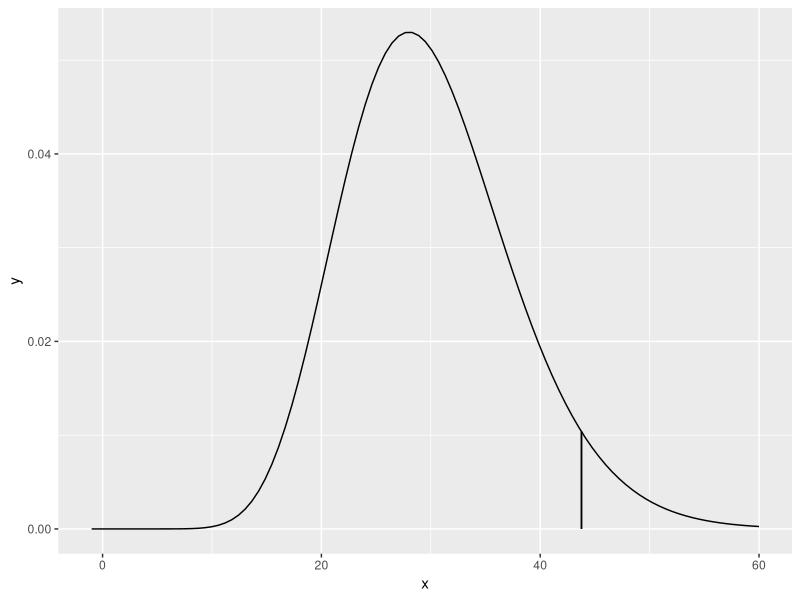

Source code (R):
# 8-2-2 のスライドのグラフ
library(tidyverse)
n <- 30
x1 <- qchisq(0.95,n)
y1 <- dchisq(x1,n)
ggplot(data=data.frame(x=c(-1,60)), aes(x=x)) +
  stat_function(fun=dchisq, args=c(df=n))+
  geom_segment(x=x1,y=0,xend=x1,yend=y1)
